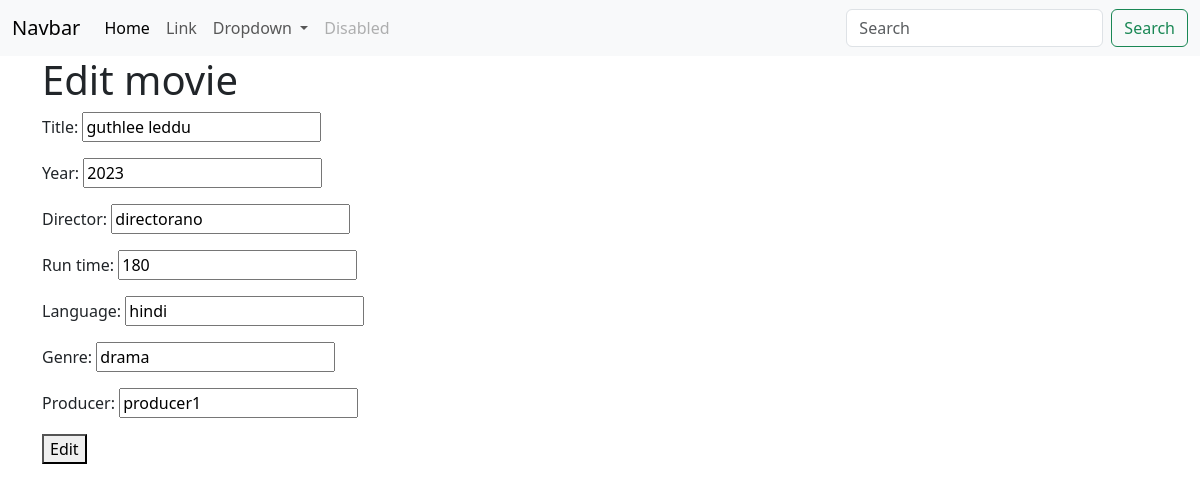
Page /movies/3/change/ on the committed database.
### myapp/models.py (models this page shows, shortened)
class Movie(models.Model):
    title=models.CharField(max_length=200)
    year=models.CharField(max_length=200)
    director=models.CharField(max_length=200)
    run_time=models.PositiveIntegerField()
    language=models.CharField(max_length=200)
    genre=models.CharField(max_length=200)
    producer=models.CharField(max_length=200,null=True)

### myapp/views.py (the view, shortened to what this page needs)
# urls.py: path("movies/<int:pk>/change/",views.MovieUpdateView.as_view(),name="movie-edit")
class MovieUpdateView(View):
    def get(self,request,*args,**kwargs):
        id=kwargs.get("pk")#i
        movie_object=Movie.objects.get(id=id)#type of movie_object is queryset
        dictionary={
            "title":movie_object.title,
            "year":movie_object.year,
            "run_time":movie_object.run_time,
            "director":movie_object.director,
            "language":movie_object.language,
            "genre":movie_object.genre,
            "producer":movie_object.producer
        }
        form_instance=MovieForm(initial=dictionary)
        return render(request,"movie_edit.html",{"form":form_instance})

### myapp/forms.py
class MovieForm(forms.Form):
    title=forms.CharField()
    year=forms.CharField()
    director=forms.CharField()
    run_time=forms.IntegerField()
    language=forms.CharField()
    genre=forms.CharField()
    producer=forms.CharField()

### myapp/templates/movie_edit.html (shortened to what this page needs)
{%extends 'base.html'%}
{%block main_block%}
<div class="container">
    <h1>Edit movie</h1>
    <form action="" method="post">
      {{form.as_p}}
      <button type="submit">Edit</button>
    </form>
</div>
{%endblock%}

### rows in the picture
Movie: title "guthlee leddu", year "2023", director "directorano", run_time "180", language "hindi", genre "drama", producer "producer1"
